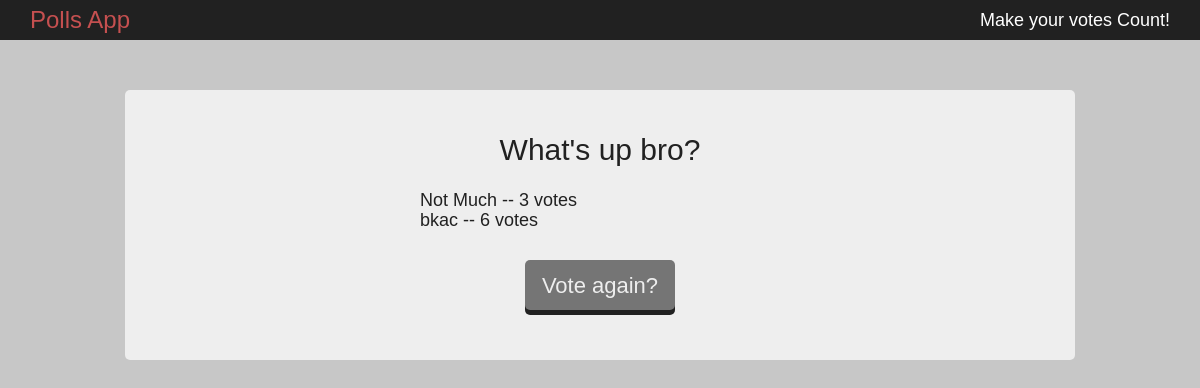
The app's page /polls/1/results/, older data.
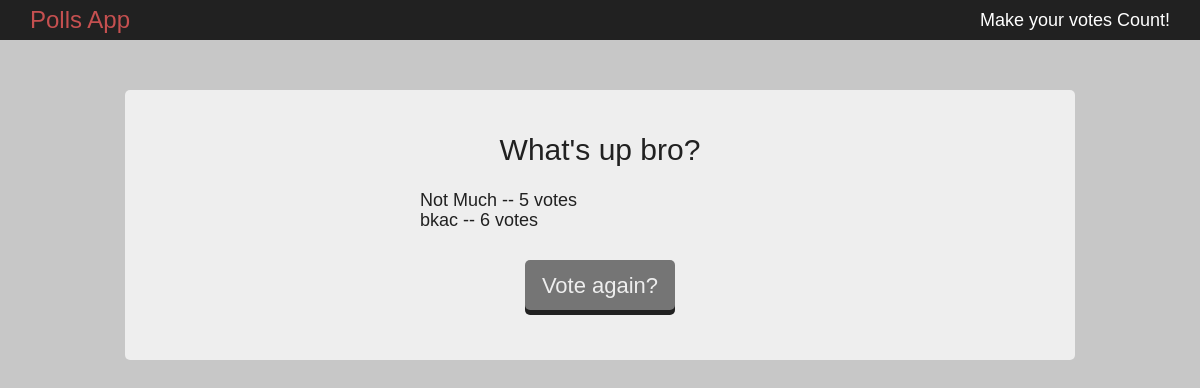
The same page, newer data.
### polls/models.py (models this page shows, shortened)
class Choice(models.Model):
	question = models.ForeignKey(Question,on_delete=models.CASCADE,related_name='choice_set')
	choice_text = models.CharField(max_length=200)
	votes = models.IntegerField(default=0)

### polls/views.py (the view)
# urls.py: url(r'^(?P<pk>[0-9]+)/results/$',views.ResultsView.as_view(),name='results'),
class ResultsView(generic.DetailView):
	template_name = 'polls/results.html'
	model = Question

### polls/templates/polls/results.html
{% extends 'polls/base.html' %}
{% block content %}
	<h1>{{ question.question_text }}</h1>
	<ul>
	{% for choice in question.choice_set.all %}
	    <li>{{ choice.choice_text }} -- {{ choice.votes }} vote{{ choice.votes|pluralize }}</li>
	{% endfor %}
	</ul>
	<button><a href="{% url 'polls:detail' question.id %}">Vote again?</a></button>
{% endblock %}

Row changes from the older to the newer data that the page shows:
changed Choice "Not Much": votes "3" → "5"
